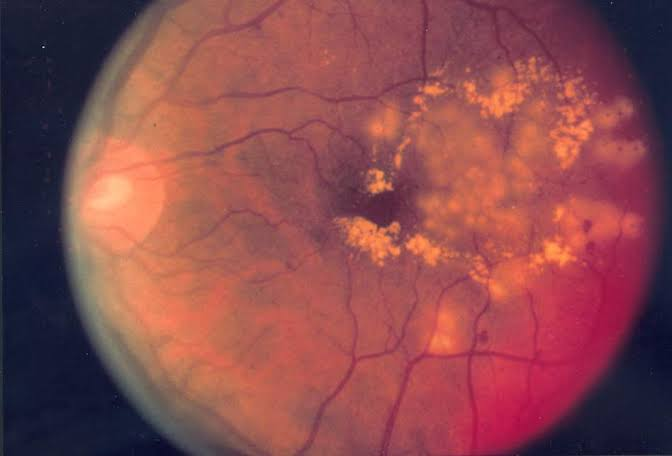
#> input picture fundus images to test/eye10.jpg, 672 x 456 px
$ python -i fundus_degrader.py   (imports and definitions only)
#> lines starting #> are read from the running program, lines starting #| are printed output that depends on the picture
#> further down, picture is the input picture: shape (456, 672, 3); mean B, G, R 78, 74.3, 138.4
"""
Fundus Image Degrader
=====================
Applies realistic degradations that mirror real-world fundus image artifacts.
Each degradation type specifically tests a stage in the enhancement pipeline.

Degradations included:
  1.  Gaussian Noise          — sensor/electronic noise (tests CLAHE + denoise)
  2.  Salt & Pepper Noise     — dead pixels / bit errors (tests NLM denoise)
  3.  Poisson Noise           — photon shot noise (tests CLAHE + denoise)
  4.  Speckle Noise           — coherent illumination artifacts (tests denoise)
  5.  Uneven Illumination     — poor fundus camera alignment (tests Ben Graham)
  6.  Low Contrast            — underexposed / poor pupil dilation (tests CLAHE + gamma)
  7.  Overexposure            — flash overload / media opacity (tests gamma)
  8.  Motion Blur             — patient movement (tests unsharp mask)
  9.  Out-of-Focus Blur       — poor focusing (tests unsharp mask)
  10. JPEG Compression        — lossy storage artifacts (tests denoise)
  11. Color Cast              — camera white balance error (tests Ben Graham + CLAHE)
  12. Vignetting              — peripheral darkening (tests Ben Graham)
  13. Dust/Scratches          — lens contamination (tests morphological ops)
  14. Combined (Real-World)   — mix of multiple artifacts for stress testing
"""

import cv2
import numpy as np
import os
import uuid
import json
import logging
from pathlib import Path
from typing import Dict, Tuple, List, Optional

# [1 line not run here, left out]
log = logging.getLogger(__name__)

UPLOAD_DIR = Path("static/uploads/degraded")
# [1 line not run here, left out]


# ── Degradation catalogue ─────────────────────────────────────────────────────

def add_gaussian_noise(img: np.ndarray, sigma: float = 25.0) -> np.ndarray:
    """
    Gaussian noise — models electronic sensor noise and readout noise.
    Common in low-light fundus imaging or high ISO settings.
    Pipeline stage tested: NLM denoising, CLAHE
    """
    noise = np.random.normal(0, sigma, img.shape).astype(np.float32)
    out = np.clip(img.astype(np.float32) + noise, 0, 255)
    return out.astype(np.uint8)


# [43 lines left out: functions add_salt_and_pepper, add_poisson_noise, add_speckle_noise, not called in this run]


def add_uneven_illumination(img: np.ndarray, strength: float = 0.6) -> np.ndarray:
    """
    Uneven / gradient illumination — the single most common fundus artifact.
    Caused by misaligned light source, poor pupil dilation, media opacities.
    Pipeline stage tested: Ben Graham normalization (PRIMARY target)
    """
#> called with strength = 0.505
    h, w = img.shape[:2]
#> h = 456; w = 672
    # Radial gradient — bright center, dark periphery (or vice versa)
    cx, cy = w * np.random.uniform(0.3, 0.7), h * np.random.uniform(0.3, 0.7)
#> cx = 349.1; cy = 267.3
    Y, X = np.ogrid[:h, :w]
#> Y = 456 values from 0 to 455
    dist = np.sqrt((X - cx)**2 + (Y - cy)**2)
    max_dist = np.sqrt(cx**2 + cy**2)
#> max_dist = 439.7
    gradient = 1.0 - strength * (dist / max_dist)
    gradient = np.clip(gradient, 0.2, 1.2)

    # Also add a linear tilt
    tilt_x = np.linspace(1.0, 1.0 - strength * 0.4, w)
    tilt   = np.tile(tilt_x, (h, 1))
    combined = gradient * tilt
    combined = combined[:, :, np.newaxis]

    out = (img.astype(np.float32) * combined)
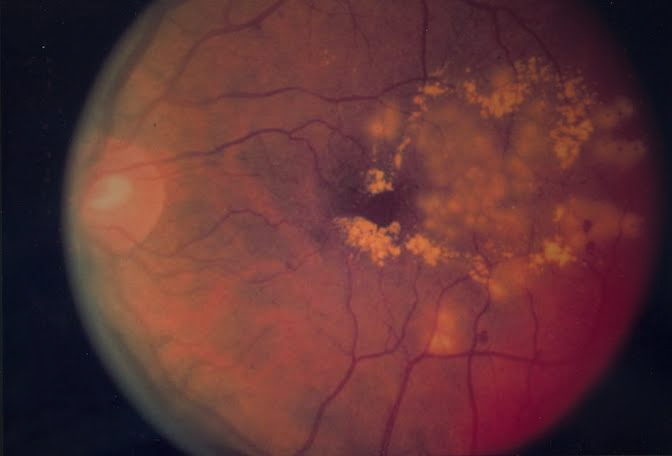
#> out: shape (456, 672, 3) float64; mean B, G, R 53, 51.6, 96.2
    return np.clip(out, 0, 255).astype(np.uint8)
#> in add_gaussian_noise, `out = np.clip(img.astype(np.float32) + noise, 0, 255)`:
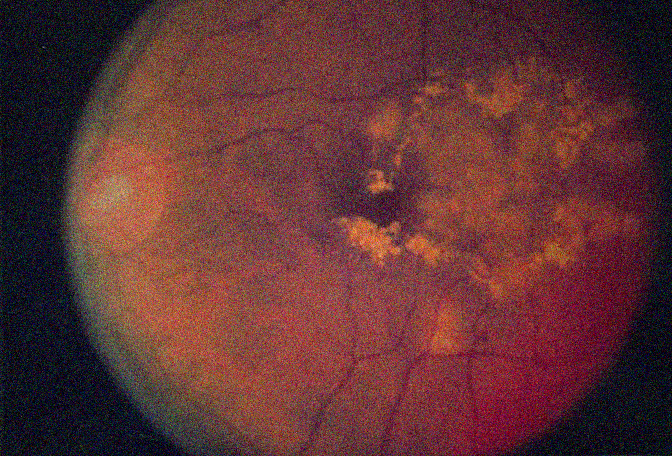
#> out: shape (456, 672, 3) float32; mean B, G, R 52.9, 52.2, 96.6


def add_low_contrast(img: np.ndarray, factor: float = 0.35) -> np.ndarray:
    """
    Low contrast — underexposure, poor pupil dilation, dense cataract.
    Compresses dynamic range toward mid-grey.
    Pipeline stage tested: CLAHE, gamma correction, Ben Graham normalization
    """
#> called with factor = 0.572
    mid = 128.0
    out = mid + (img.astype(np.float32) - mid) * factor
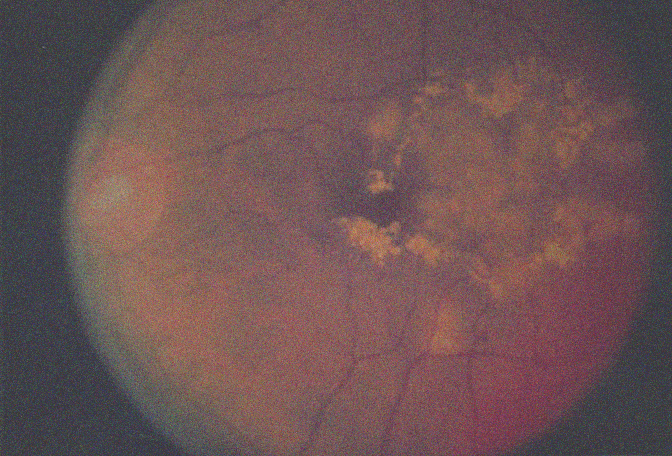
#> out: shape (456, 672, 3) float32; mean B, G, R 84.8, 84.4, 109.7
    return np.clip(out, 0, 255).astype(np.uint8)


# [26 lines left out: functions add_overexposure, add_motion_blur, not called in this run]


def add_defocus_blur(img: np.ndarray, radius: int = 8) -> np.ndarray:
    """
    Out-of-focus (defocus) blur — refractive error, poor patient fixation.
    Smooths all fine structures including microaneurysms and vessel edges.
    Pipeline stage tested: Unsharp masking (PRIMARY target)
    """
#> called with radius = 3
    ksize = 2 * radius + 1
#> ksize = 7
    return cv2.GaussianBlur(img, (ksize, ksize), radius * 0.6)


def add_jpeg_compression(img: np.ndarray, quality: int = 12) -> np.ndarray:
    """
    JPEG compression artifacts — lossy storage, telemedicine transmission.
    Creates block artifacts and ringing around high-frequency edges.
    Pipeline stage tested: NLM denoising, histogram stretch
    """
    encode_params = [int(cv2.IMWRITE_JPEG_QUALITY), quality]
    _, buf = cv2.imencode('.jpg', img, encode_params)
    return cv2.imdecode(buf, cv2.IMREAD_COLOR)


# [22 lines left out: function add_color_cast, not called in this run]


def add_vignetting(img: np.ndarray, strength: float = 0.75, radius_frac: float = 0.55) -> np.ndarray:
    """
    Vignetting — peripheral darkening from lens aperture / fundus camera alignment.
    Hides peripheral microaneurysms and haemorrhages.
    Pipeline stage tested: Ben Graham normalization, adaptive gamma
    """
#> called with strength = 0.424, radius_frac = 0.55
    h, w = img.shape[:2]
#> h = 456; w = 672
    cx, cy = w / 2, h / 2
#> cx = 336; cy = 228
    Y, X = np.ogrid[:h, :w]
#> Y = 456 values from 0 to 455
    dist = np.sqrt((X - cx)**2 + (Y - cy)**2)
    max_r = np.sqrt(cx**2 + cy**2) * radius_frac

    mask = 1.0 - strength * np.clip(dist / max_r - 0.3, 0, 1) ** 2
    mask = np.clip(mask, 0.05, 1.0)[:, :, np.newaxis]

    return np.clip(img.astype(np.float32) * mask, 0, 255).astype(np.uint8)
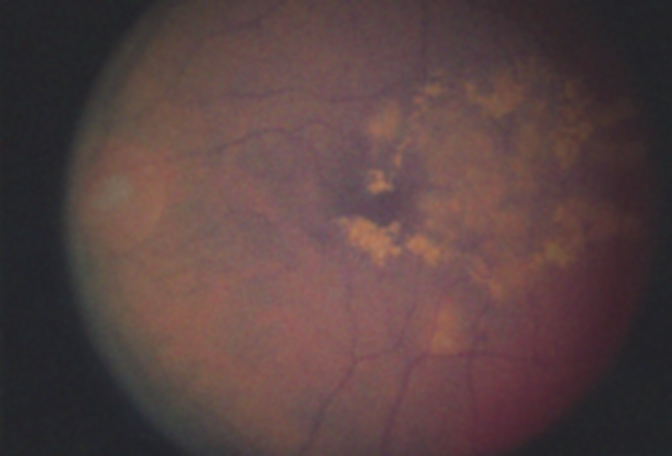
#> returned value: shape (456, 672, 3); mean of channels 0, 1, 2 66.5, 66.8, 88.5; drawn as B, G, R


# [29 lines left out: function add_dust_scratches, not called in this run]


def add_combined_degradation(img: np.ndarray, severity: str = 'medium') -> np.ndarray:
    """
    Combined real-world degradation — applies a realistic mix of artifacts
    as seen in actual clinical fundus databases (Kaggle DR, DRIVE, STARE).
    severity: 'mild', 'medium', 'severe'
    Pipeline stage tested: ALL stages — the ultimate stress test
    """
    out = img.copy()
    rng = np.random.default_rng(42)

    if severity == 'mild':
        out = add_gaussian_noise(out, sigma=rng.uniform(8, 15))
        out = add_low_contrast(out, factor=rng.uniform(0.65, 0.85))
        out = add_vignetting(out, strength=rng.uniform(0.2, 0.4))
        out = add_jpeg_compression(out, quality=rng.integers(45, 65))

    elif severity == 'medium':
        out = add_uneven_illumination(out, strength=rng.uniform(0.35, 0.55))
        out = add_gaussian_noise(out, sigma=rng.uniform(18, 30))
        out = add_low_contrast(out, factor=rng.uniform(0.4, 0.6))
        out = add_defocus_blur(out, radius=rng.integers(3, 6))
        out = add_vignetting(out, strength=rng.uniform(0.4, 0.65))
        out = add_jpeg_compression(out, quality=rng.integers(18, 35))
#> in add_jpeg_compression, `encode_params = [int(cv2.IMWRITE_JPEG_QUALITY), quality]`: encode_params = [1, 29]
#> in add_jpeg_compression, `_, buf = cv2.imencode('.jpg', img, encode_params)`: buf = 7357 values, max 255 at index 0, min 0 at index 4, mean 90.1

    else:  # severe
        out = add_uneven_illumination(out, strength=rng.uniform(0.55, 0.8))
        out = add_motion_blur(out, kernel_size=rng.integers(15, 25))
        out = add_gaussian_noise(out, sigma=rng.uniform(30, 50))
        out = add_salt_and_pepper(out, density=rng.uniform(0.02, 0.05))
        out = add_low_contrast(out, factor=rng.uniform(0.25, 0.4))
        out = add_color_cast(out, strength=rng.uniform(0.3, 0.5))
        out = add_vignetting(out, strength=rng.uniform(0.6, 0.85))
        out = add_jpeg_compression(out, quality=rng.integers(8, 20))

    return out


# ── Degradation registry ──────────────────────────────────────────────────────

DEGRADATIONS = {
    "gaussian_noise": {
        "fn": add_gaussian_noise,
        "label": "Gaussian Noise",
        "icon": "〰️",
        "category": "Noise",
        "description": "Electronic sensor & readout noise. Common in low-light imaging or high-sensitivity settings.",
        "pipeline_target": "NLM Denoising + CLAHE",
        "params": {"sigma": (5, 60, 25, float)},
    },
    "salt_pepper": {
        "fn": add_salt_and_pepper,
        "label": "Salt & Pepper",
        "icon": "⚡",
        "category": "Noise",
        "description": "Dead/stuck pixels and bit-flip transmission errors in digital fundus systems.",
        "pipeline_target": "NLM Denoising",
        "params": {"density": (0.005, 0.12, 0.04, float)},
    },
    "poisson_noise": {
        "fn": add_poisson_noise,
        "label": "Poisson Noise",
        "icon": "✦",
        "category": "Noise",
        "description": "Photon shot noise — fundamental quantum noise, worst in peripheral/dark regions.",
        "pipeline_target": "CLAHE + NLM Denoising",
        "params": {"scale": (0.2, 1.0, 0.6, float)},
    },
    "speckle_noise": {
        "fn": add_speckle_noise,
        "label": "Speckle Noise",
        "icon": "🔆",
        "category": "Noise",
        "description": "Multiplicative coherent noise from scanning laser ophthalmoscopes.",
        "pipeline_target": "NLM Denoising + Unsharp Mask",
        "params": {"variance": (0.01, 0.15, 0.05, float)},
    },
    "uneven_illumination": {
        "fn": add_uneven_illumination,
        "label": "Uneven Illumination",
        "icon": "💡",
        "category": "Illumination",
        "description": "Off-axis light source, poor pupil dilation, or anterior segment opacity.",
        "pipeline_target": "Ben Graham Normalization",
        "params": {"strength": (0.1, 0.9, 0.6, float)},
    },
    "low_contrast": {
        "fn": add_low_contrast,
        "label": "Low Contrast",
        "icon": "🌫️",
        "category": "Illumination",
        "description": "Underexposure or dense cataract compressing the dynamic range toward mid-grey.",
        "pipeline_target": "CLAHE + Gamma Correction",
        "params": {"factor": (0.1, 0.9, 0.35, float)},
    },
    "overexposure": {
        "fn": add_overexposure,
        "label": "Overexposure",
        "icon": "☀️",
        "category": "Illumination",
        "description": "Flash overload or anterior reflections saturating bright structures.",
        "pipeline_target": "Adaptive Gamma Correction",
        "params": {"gamma": (0.2, 0.8, 0.45, float)},
    },
    "motion_blur": {
        "fn": add_motion_blur,
        "label": "Motion Blur",
        "icon": "💨",
        "category": "Blur",
        "description": "Patient saccadic eye movement during capture. Smears vessels and microaneurysms.",
        "pipeline_target": "Unsharp Masking + Frangi Filter",
        "params": {"kernel_size": (5, 35, 21, int)},
    },
    "defocus_blur": {
        "fn": add_defocus_blur,
        "label": "Defocus Blur",
        "icon": "🔵",
        "category": "Blur",
        "description": "Refractive error or poor fixation — smooths all fine structures.",
        "pipeline_target": "Unsharp Masking",
        "params": {"radius": (2, 18, 8, int)},
    },
    "jpeg_compression": {
        "fn": add_jpeg_compression,
        "label": "JPEG Artifacts",
        "icon": "📦",
        "category": "Compression",
        "description": "Block artifacts and ringing from lossy storage or telemedicine transmission.",
        "pipeline_target": "NLM Denoising + Histogram Stretch",
        "params": {"quality": (2, 40, 12, int)},
    },
    "color_cast": {
        "fn": add_color_cast,
        "label": "Color Cast",
        "icon": "🎨",
        "category": "Color",
        "description": "White balance error, yellowed lens, or camera sensor drift shifting all channels.",
        "pipeline_target": "Ben Graham + CLAHE (LAB)",
        "params": {"strength": (0.1, 0.8, 0.35, float)},
    },
    "vignetting": {
        "fn": add_vignetting,
        "label": "Vignetting",
        "icon": "🔦",
        "category": "Illumination",
        "description": "Peripheral darkening from fundus camera alignment or lens aperture.",
        "pipeline_target": "Ben Graham Normalization",
        "params": {"strength": (0.1, 1.0, 0.75, float)},
    },
    "dust_scratches": {
        "fn": add_dust_scratches,
        "label": "Dust & Scratches",
        "icon": "🧹",
        "category": "Artifacts",
        "description": "Lens contamination or slide dust — creates blobs and lines over the image.",
        "pipeline_target": "Morphological Ops + NLM Denoise",
        "params": {"n_dust": (5, 100, 40, int), "n_scratches": (0, 15, 5, int)},
    },
    "combined_mild": {
        "fn": lambda img, **kw: add_combined_degradation(img, severity='mild'),
        "label": "Combined — Mild",
        "icon": "🔀",
        "category": "Combined",
        "description": "Realistic mild multi-artifact mix: noise + mild contrast loss + vignetting + JPEG.",
        "pipeline_target": "Full Pipeline",
        "params": {},
    },
    "combined_medium": {
        "fn": lambda img, **kw: add_combined_degradation(img, severity='medium'),
        "label": "Combined — Medium",
        "icon": "⚠️",
        "category": "Combined",
        "description": "Medium stress test: uneven illumination + blur + noise + contrast + JPEG.",
        "pipeline_target": "Full Pipeline",
        "params": {},
    },
    "combined_severe": {
        "fn": lambda img, **kw: add_combined_degradation(img, severity='severe'),
        "label": "Combined — Severe",
        "icon": "🔥",
        "category": "Combined",
        "description": "Worst-case degradation matching the hardest real-world fundus images.",
        "pipeline_target": "Full Pipeline",
        "params": {},
    },
}


# ── Core API ──────────────────────────────────────────────────────────────────

# [84 lines left out: functions degrade_image, degrade_all, get_catalogue, not called in this run]

>>> import cv2
>>> picture = cv2.imread('fundus images to test/eye10.jpg')
>>> result = add_combined_degradation(picture)

$ run again, on fundus images to test/eye12.jpg
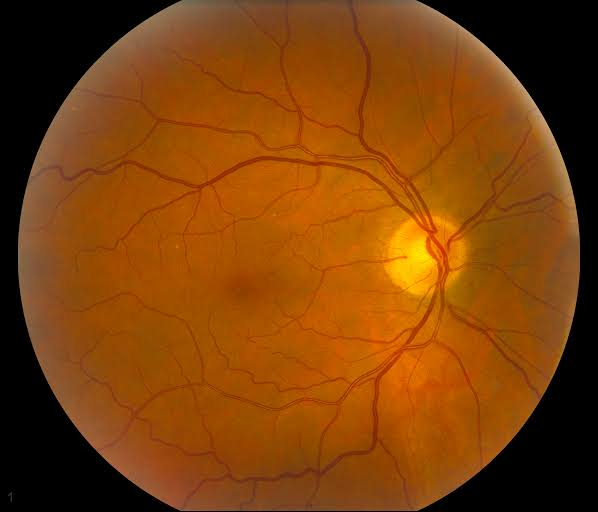
#> input picture fundus images to test/eye12.jpg, 598 x 512 px
#> picture is the input picture: shape (512, 598, 3); mean B, G, R 10.3, 64.6, 124.3
#> in add_low_contrast, `out = mid + (img.astype(np.float32) - mid) * factor`:
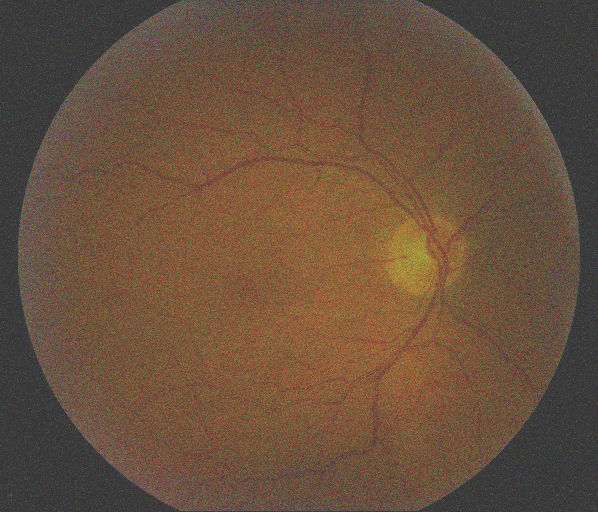
#> out: shape (512, 598, 3) float32; mean B, G, R 62.4, 81.5, 105.7
#> ksize = 7
#> in add_vignetting, `return np.clip(img.astype(np.float32) * mask, 0, 255).astype(np.uint8)`:
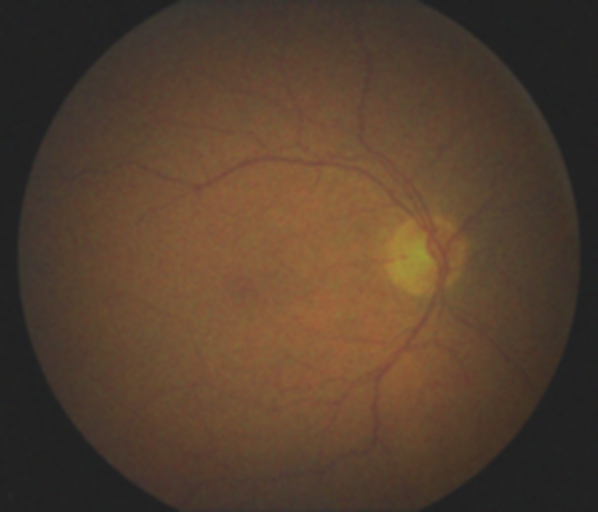
#> returned value: shape (512, 598, 3); mean of channels 0, 1, 2 47.3, 64, 85; drawn as B, G, R
#> encode_params = [1, 29]
#> buf = 7062 values, max 255 at index 0, min 0 at index 4, mean 88.3

$ run again, on fundus images to test/eye13.jpg
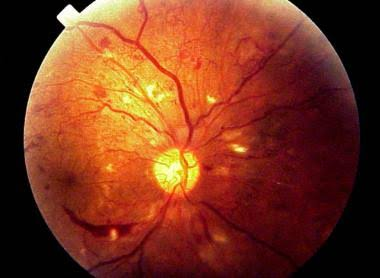
#> input picture fundus images to test/eye13.jpg, 380 x 278 px
#> picture is the input picture: shape (278, 380, 3); mean B, G, R 30.7, 54.8, 123.2
#> in add_low_contrast, `out = mid + (img.astype(np.float32) - mid) * factor`:
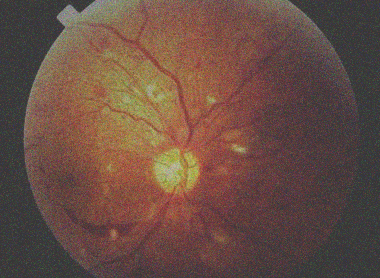
#> out: shape (278, 380, 3) float32; mean B, G, R 68.9, 79, 105.9
#> ksize = 7
#> in add_vignetting, `return np.clip(img.astype(np.float32) * mask, 0, 255).astype(np.uint8)`:
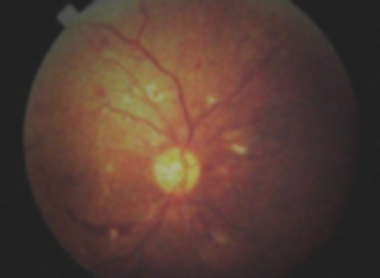
#> returned value: shape (278, 380, 3); mean of channels 0, 1, 2 53.1, 62.4, 86.1; drawn as B, G, R
#> encode_params = [1, 29]
#> buf = 3559 values, max 255 at index 0, min 0 at index 4, mean 97.55

$ run again, on fundus images to test/eye14.jpg
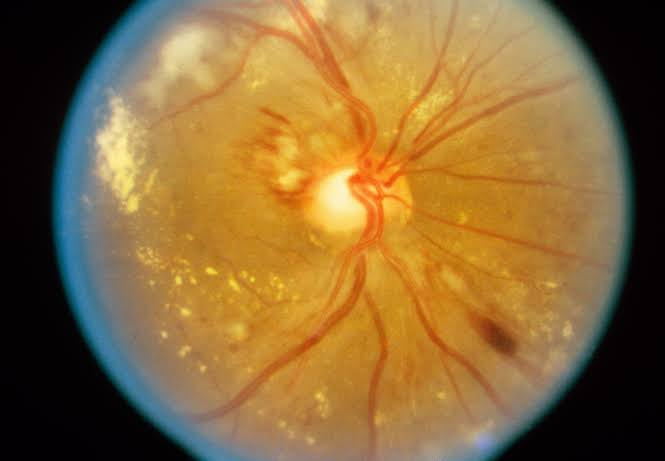
#> input picture fundus images to test/eye14.jpg, 665 x 461 px
#> picture is the input picture: shape (461, 665, 3); mean B, G, R 57.5, 105.3, 136.2
#> in add_low_contrast, `out = mid + (img.astype(np.float32) - mid) * factor`:
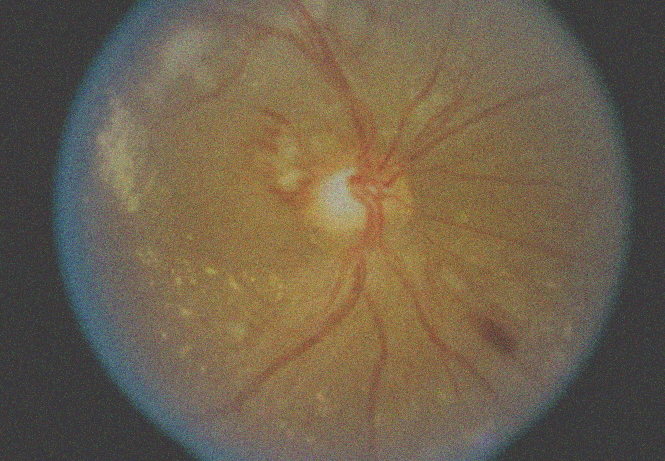
#> out: shape (461, 665, 3) float32; mean B, G, R 78, 97.7, 110.7
#> ksize = 7
#> in add_vignetting, `return np.clip(img.astype(np.float32) * mask, 0, 255).astype(np.uint8)`:
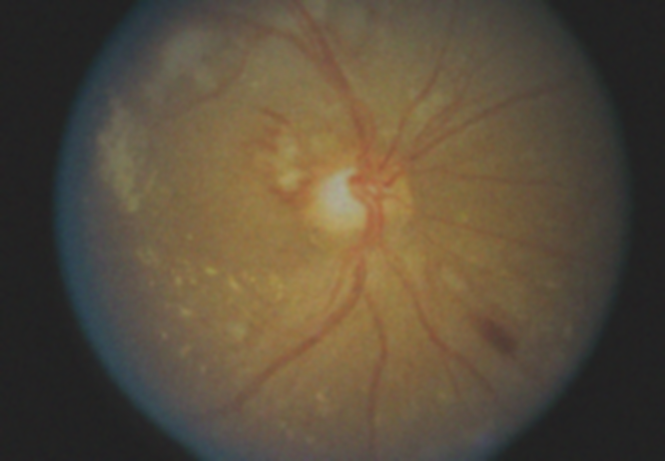
#> returned value: shape (461, 665, 3); mean of channels 0, 1, 2 60.3, 78.6, 90.8; drawn as B, G, R
#> encode_params = [1, 29]
#> buf = 7847 values, max 255 at index 0, min 0 at index 4, mean 94.28
